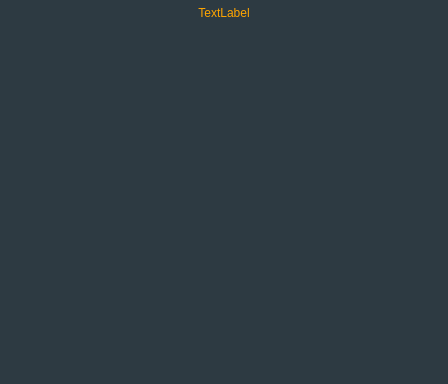
<?xml version="1.0" encoding="UTF-8"?>
<ui version="4.0">
 <class>evidencewidget</class>
 <widget class="QWidget" name="evidencewidget">
  <property name="geometry">
   <rect>
    <x>0</x>
    <y>0</y>
    <width>448</width>
    <height>384</height>
   </rect>
  </property>
  <property name="windowTitle">
   <string>Court Record</string>
  </property>
  <property name="styleSheet">
   <string notr="true"/>
  </property>
  <widget class="QStackedWidget" name="stackedWidget">
   <property name="geometry">
    <rect>
     <x>0</x>
     <y>0</y>
     <width>448</width>
     <height>384</height>
    </rect>
   </property>
   <property name="currentIndex">
    <number>0</number>
   </property>
   <widget class="QWidget" name="evidence_list">
    <property name="styleSheet">
     <string notr="true">background-color: rgb(45, 58, 66)</string>
    </property>
    <widget class="QWidget" name="evidencelist_namewidget" native="true">
     <property name="geometry">
      <rect>
       <x>88</x>
       <y>0</y>
       <width>272</width>
       <height>26</height>
      </rect>
     </property>
     <widget class="QLabel" name="evidencelist_namelabel">
      <property name="geometry">
       <rect>
        <x>0</x>
        <y>0</y>
        <width>272</width>
        <height>26</height>
       </rect>
      </property>
      <property name="text">
       <string/>
      </property>
      <property name="pixmap">
       <pixmap>evidence_name.png</pixmap>
      </property>
      <property name="alignment">
       <set>Qt::AlignLeading|Qt::AlignLeft|Qt::AlignVCenter</set>
      </property>
     </widget>
     <widget class="QLabel" name="evidencelist_name">
      <property name="geometry">
       <rect>
        <x>0</x>
        <y>0</y>
        <width>272</width>
        <height>26</height>
       </rect>
      </property>
      <property name="styleSheet">
       <string notr="true">background-color: rgba(0, 0, 0, 0);
color: rgb(255, 165, 0)</string>
      </property>
      <property name="text">
       <string>TextLabel</string>
      </property>
      <property name="alignment">
       <set>Qt::AlignCenter</set>
      </property>
     </widget>
    </widget>
    <widget class="AIOButton" name="evidenceprevpage">
     <property name="geometry">
      <rect>
       <x>8</x>
       <y>340</y>
       <width>40</width>
       <height>40</height>
      </rect>
     </property>
     <property name="text">
      <string/>
     </property>
     <property name="pixmap">
      <pixmap>arrow_left.png</pixmap>
     </property>
    </widget>
    <widget class="AIOButton" name="evidencenextpage">
     <property name="geometry">
      <rect>
       <x>400</x>
       <y>340</y>
       <width>40</width>
       <height>40</height>
      </rect>
     </property>
     <property name="text">
      <string/>
     </property>
     <property name="pixmap">
      <pixmap>arrow_right.png</pixmap>
     </property>
    </widget>
   </widget>
   <widget class="QWidget" name="evidence_editor">
    <property name="styleSheet">
     <string notr="true">background-color: rgb(112, 112, 112);
color: white</string>
    </property>
    <widget class="QWidget" name="evidenceeditor_namewidget" native="true">
     <property name="geometry">
      <rect>
       <x>88</x>
       <y>0</y>
       <width>272</width>
       <height>26</height>
      </rect>
     </property>
     <widget class="QLabel" name="evidenceeditor_namelabel">
      <property name="geometry">
       <rect>
        <x>0</x>
        <y>0</y>
        <width>272</width>
        <height>26</height>
       </rect>
      </property>
      <property name="text">
       <string/>
      </property>
      <property name="pixmap">
       <pixmap>evidence_name.png</pixmap>
      </property>
      <property name="alignment">
       <set>Qt::AlignLeading|Qt::AlignLeft|Qt::AlignVCenter</set>
      </property>
     </widget>
     <widget class="QLineEdit" name="evidenceeditor_name">
      <property name="geometry">
       <rect>
        <x>4</x>
        <y>0</y>
        <width>264</width>
        <height>26</height>
       </rect>
      </property>
      <property name="styleSheet">
       <string notr="true">QLineEdit{border: 0px; background-color: rgba(0, 0, 0, 0); color: rgb(255, 165, 0)}
QLineEdit:hover{border: 0px; background-color: rgba(0, 0, 0, 0)}</string>
      </property>
      <property name="alignment">
       <set>Qt::AlignCenter</set>
      </property>
      <property name="placeholderText">
       <string>Evidence name</string>
      </property>
     </widget>
    </widget>
    <widget class="QLabel" name="evidencepicture">
     <property name="geometry">
      <rect>
       <x>48</x>
       <y>48</y>
       <width>70</width>
       <height>70</height>
      </rect>
     </property>
     <property name="text">
      <string>evidence
image</string>
     </property>
     <property name="alignment">
      <set>Qt::AlignCenter</set>
     </property>
    </widget>
    <widget class="QComboBox" name="evidencepicdropdown">
     <property name="geometry">
      <rect>
       <x>208</x>
       <y>73</y>
       <width>192</width>
       <height>20</height>
      </rect>
     </property>
    </widget>
    <widget class="AIOButton" name="evidenceclose">
     <property name="geometry">
      <rect>
       <x>420</x>
       <y>8</y>
       <width>20</width>
       <height>20</height>
      </rect>
     </property>
     <property name="text">
      <string/>
     </property>
     <property name="pixmap">
      <pixmap>evidence_x.png</pixmap>
     </property>
    </widget>
    <widget class="AIOButton" name="savechanges">
     <property name="geometry">
      <rect>
       <x>56</x>
       <y>336</y>
       <width>70</width>
       <height>24</height>
      </rect>
     </property>
     <property name="text">
      <string/>
     </property>
     <property name="pixmap">
      <pixmap>save_button.png</pixmap>
     </property>
    </widget>
    <widget class="QPlainTextEdit" name="evidencedesc">
     <property name="geometry">
      <rect>
       <x>48</x>
       <y>128</y>
       <width>352</width>
       <height>192</height>
      </rect>
     </property>
    </widget>
    <widget class="AIOButton" name="deletebtn">
     <property name="geometry">
      <rect>
       <x>322</x>
       <y>336</y>
       <width>70</width>
       <height>24</height>
      </rect>
     </property>
     <property name="text">
      <string/>
     </property>
     <property name="pixmap">
      <pixmap>delete_button.png</pixmap>
     </property>
    </widget>
    <widget class="AIOButton" name="presentbtn">
     <property name="geometry">
      <rect>
       <x>184</x>
       <y>26</y>
       <width>80</width>
       <height>32</height>
      </rect>
     </property>
     <property name="text">
      <string/>
     </property>
     <property name="pixmap">
      <pixmap>present_button.png</pixmap>
     </property>
    </widget>
   </widget>
  </widget>
 </widget>
 <customwidgets>
  <customwidget>
   <class>AIOButton</class>
   <extends>QLabel</extends>
   <header>buttons</header>
  </customwidget>
 </customwidgets>
 <resources/>
 <connections/>
</ui>
